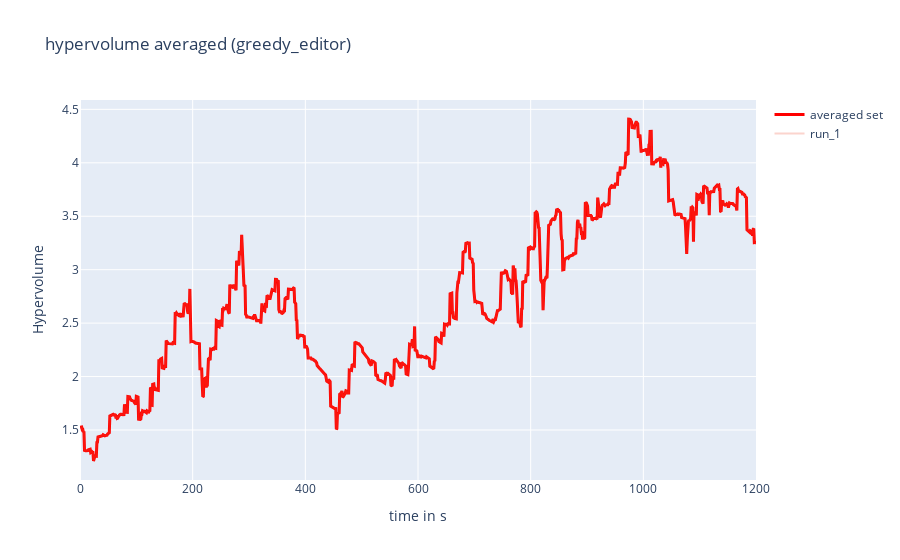
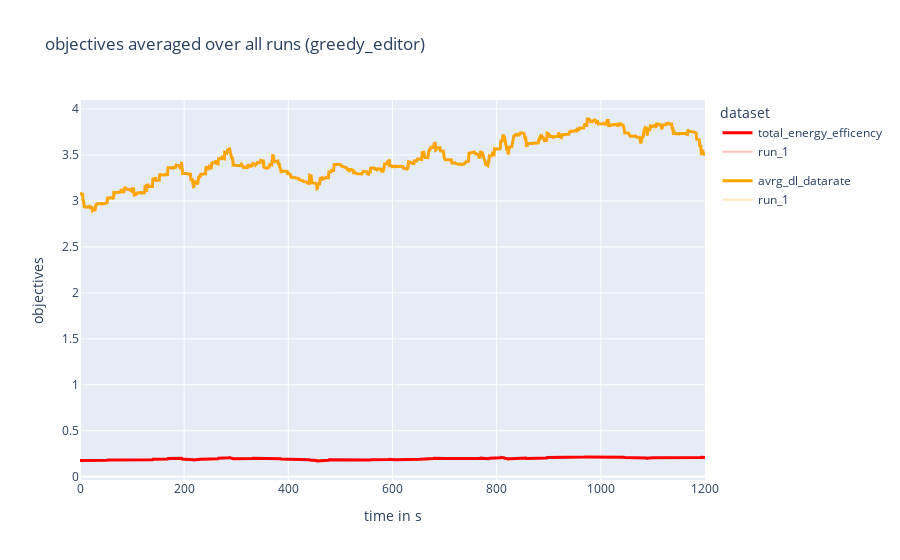
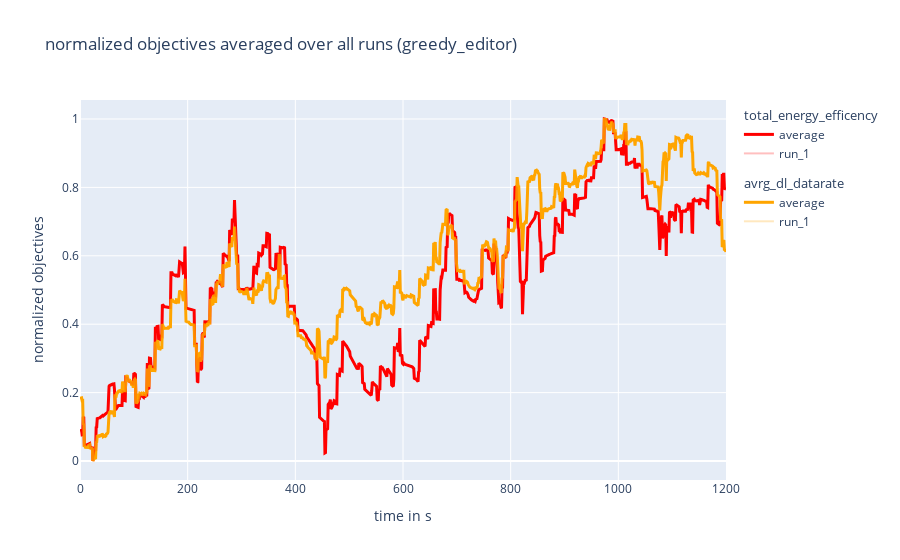

The notebook cell saved with these charts, in order:
### Code cell
##################
# plots for single experiment which is defined in above cell
##################

## hyper volume plot

fig1 = go.Figure()
fig1.update_layout(
    title=f"hypervolume averaged ({configuration_name})",
    xaxis_title="time in s",
    yaxis_title="Hypervolume")

## add averaged values
fig1.add_trace(
    go.Scatter(
        x=time_and_frames_list[:, 1],
        y=hypervolume_avrg_list,
        mode='lines',
        name= "averaged set",
        line={"width": 3, "color": "red"}
        ))

## add run values
for index, value in enumerate(hypervolume_list):
    fig1.add_trace(
        go.Scatter(
            x=time_and_frames_list[:, 1],
            y=value,
            mode='lines',
            name= f"run_{str(index+1)}",
            opacity=0.25
        ))


## objective volume plot
fig2 = go.Figure()

fig2.update_layout(
    title= f"objectives averaged over all runs ({configuration_name})",
    xaxis_title="time in s",
    yaxis_title="objectives",
    legend_title="dataset",
    )

fig2.add_trace(
        go.Scatter(
            x=time_and_frames_list[:, 1],
            y=objective_1_avrg_list,
            name="total_energy_efficency" ,
            mode='lines',
            line={"width": 3, "color": "red"},
            legendgroup="1"
        ))
fig2.add_trace(
        go.Scatter(
            x=time_and_frames_list[:, 1],
            y=objective_2_avrg_list,
            name="avrg_dl_datarate",
            mode='lines',
            line={"width": 3, "color": "orange"},
            legendgroup="2"
        ))
for index, _ in enumerate(objective_1_list):
    fig2.add_trace(
        go.Scatter(
            x=time_and_frames_list[:, 1],
            y=objective_1_list[index],
            name="run" + "_" +str(index+1),
            mode='lines',
            line={"color": "red"},
            opacity=0.25,
            legendgroup="1"
        ))
    fig2.add_trace(
        go.Scatter(
            x=time_and_frames_list[:, 1],
            y=objective_2_list[index],
            name="run" + "_"+ str(index+1),
            mode='lines',
             line={"color": "orange"},
             opacity=0.25,
             legendgroup="2"
        ))


## normalized objective plot
fig3 = go.Figure()

fig3.update_layout(
    title= f"normalized objectives averaged over all runs ({configuration_name})",
    xaxis_title="time in s",
    yaxis_title="normalized objectives")

fig3.add_trace(
        go.Scatter(
            x=time_and_frames_list[:, 1],
            y=objective_1_normalized_avrg_list,
            name="average" ,
            mode='lines',
            line={"width": 3, "color": "red"},
            legendgroup="total_energy_efficency",
            legendgrouptitle_text="total_energy_efficency"
        ))
fig3.add_trace(
        go.Scatter(
            x=time_and_frames_list[:, 1],
            y=objective_2_normalized_avrg_list,
            name="average",
            mode='lines',
            line={"width": 3, "color": "orange"},
            legendgroup="avrg_dl_datarate",
            legendgrouptitle_text="avrg_dl_datarate"
        ),)
for index, _ in enumerate(objective_1_list):
    fig3.add_trace(
        go.Scatter(
            x=time_and_frames_list[:, 1],
            y=objective_1_normalized_list[index],
            name="run" + "_" +str(index+1),
            mode='lines',
            line={"color": "red"},
            opacity=0.25,
            legendgroup="total_energy_efficency",
            legendgrouptitle_text="total_energy_efficency"
        ))
    fig3.add_trace(
        go.Scatter(
            x=time_and_frames_list[:, 1],
            y=objective_2_normalized_list[index],
            name="run" + "_"+ str(index+1),
            mode='lines',
            line={"color": "orange"},
            opacity=0.25,
            legendgroup="avrg_dl_datarate",
            legendgrouptitle_text="avrg_dl_datarate"
        ))

fig1.show()
fig2.show()
fig3.show()

### Figure 1 — Plotly figure (JSON) as saved in the notebook; plotly's stock layout.template omitted (floating-point values rounded to 4 significant figures; data arrays with more than 128 entries replaced by an {"elided": "..."} marker saying what was removed)
{"data": [{"line": {"color": "red", "width": 3}, "mode": "lines", "name": "averaged set", "type": "scatter", "x": {"elided": "1201 int values"}, "y": {"elided": "1201 float values"}}, {"mode": "lines", "name": "run_1", "opacity": 0.25, "type": "scatter", "x": {"elided": "1201 int values"}, "y": {"elided": "1201 float values"}}], "layout": {"title": {"text": "hypervolume averaged (greedy_editor)"}, "xaxis": {"title": {"text": "time in s"}}, "yaxis": {"title": {"text": "Hypervolume"}}}}

### Figure 2 — Plotly figure (JSON) as saved in the notebook; plotly's stock layout.template omitted (floating-point values rounded to 4 significant figures; data arrays with more than 128 entries replaced by an {"elided": "..."} marker saying what was removed)
{"data": [{"legendgroup": "1", "line": {"color": "red", "width": 3}, "mode": "lines", "name": "total_energy_efficency", "type": "scatter", "x": {"elided": "1201 int values"}, "y": {"elided": "1201 float values"}}, {"legendgroup": "2", "line": {"color": "orange", "width": 3}, "mode": "lines", "name": "avrg_dl_datarate", "type": "scatter", "x": {"elided": "1201 int values"}, "y": {"elided": "1201 float values"}}, {"legendgroup": "1", "line": {"color": "red"}, "mode": "lines", "name": "run_1", "opacity": 0.25, "type": "scatter", "x": {"elided": "1201 int values"}, "y": {"elided": "1201 float values"}}, {"legendgroup": "2", "line": {"color": "orange"}, "mode": "lines", "name": "run_1", "opacity": 0.25, "type": "scatter", "x": {"elided": "1201 int values"}, "y": {"elided": "1201 float values"}}], "layout": {"legend": {"title": {"text": "dataset"}}, "title": {"text": "objectives averaged over all runs (greedy_editor)"}, "xaxis": {"title": {"text": "time in s"}}, "yaxis": {"title": {"text": "objectives"}}}}

### Figure 3 — Plotly figure (JSON) as saved in the notebook; plotly's stock layout.template omitted (floating-point values rounded to 4 significant figures; data arrays with more than 128 entries replaced by an {"elided": "..."} marker saying what was removed)
{"data": [{"legendgroup": "total_energy_efficency", "legendgrouptitle": {"text": "total_energy_efficency"}, "line": {"color": "red", "width": 3}, "mode": "lines", "name": "average", "type": "scatter", "x": {"elided": "1201 int values"}, "y": {"elided": "1201 float values"}}, {"legendgroup": "avrg_dl_datarate", "legendgrouptitle": {"text": "avrg_dl_datarate"}, "line": {"color": "orange", "width": 3}, "mode": "lines", "name": "average", "type": "scatter", "x": {"elided": "1201 int values"}, "y": {"elided": "1201 float values"}}, {"legendgroup": "total_energy_efficency", "legendgrouptitle": {"text": "total_energy_efficency"}, "line": {"color": "red"}, "mode": "lines", "name": "run_1", "opacity": 0.25, "type": "scatter", "x": {"elided": "1201 int values"}, "y": {"elided": "1201 float values"}}, {"legendgroup": "avrg_dl_datarate", "legendgrouptitle": {"text": "avrg_dl_datarate"}, "line": {"color": "orange"}, "mode": "lines", "name": "run_1", "opacity": 0.25, "type": "scatter", "x": {"elided": "1201 int values"}, "y": {"elided": "1201 float values"}}], "layout": {"title": {"text": "normalized objectives averaged over all runs (greedy_editor)"}, "xaxis": {"title": {"text": "time in s"}}, "yaxis": {"title": {"text": "normalized objectives"}}}}
